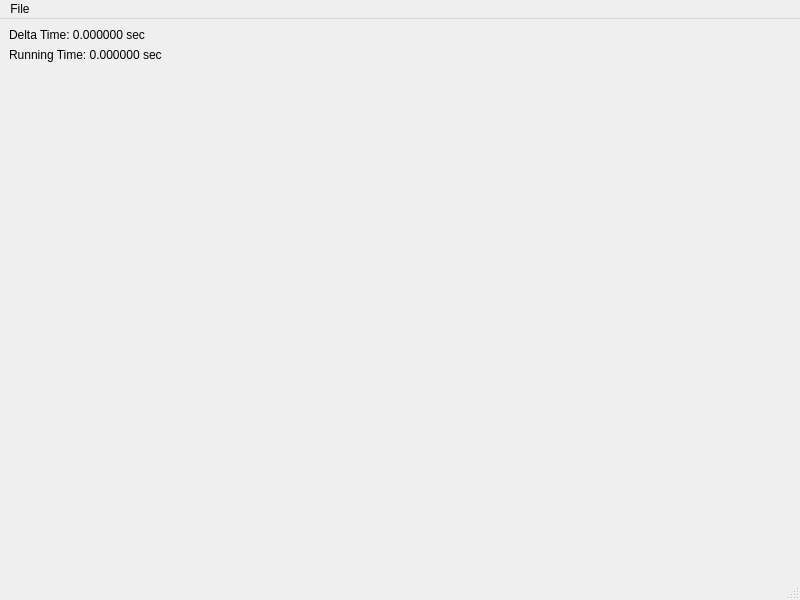
<?xml version="1.0" encoding="UTF-8"?>
<ui version="4.0">
 <class>MainWindow</class>
 <widget class="QMainWindow" name="MainWindow">
  <property name="geometry">
   <rect>
    <x>0</x>
    <y>0</y>
    <width>800</width>
    <height>600</height>
   </rect>
  </property>
  <property name="windowTitle">
   <string>MainWindow</string>
  </property>
  <widget class="QWidget" name="centralwidget">
   <layout class="QGridLayout" name="gridLayout_2">
    <item row="0" column="0">
     <layout class="QGridLayout" name="gridLayout">
      <item row="0" column="0">
       <widget class="QLabel" name="labelDeltaTime">
        <property name="text">
         <string>Delta Time: 0.000000 sec</string>
        </property>
       </widget>
      </item>
      <item row="1" column="0">
       <widget class="QLabel" name="labelRunningTime">
        <property name="text">
         <string>Running Time: 0.000000 sec</string>
        </property>
       </widget>
      </item>
      <item row="2" column="0">
       <spacer name="verticalSpacer">
        <property name="orientation">
         <enum>Qt::Vertical</enum>
        </property>
        <property name="sizeHint" stdset="0">
         <size>
          <width>20</width>
          <height>40</height>
         </size>
        </property>
       </spacer>
      </item>
     </layout>
    </item>
   </layout>
  </widget>
  <widget class="QMenuBar" name="menubar">
   <property name="geometry">
    <rect>
     <x>0</x>
     <y>0</y>
     <width>800</width>
     <height>26</height>
    </rect>
   </property>
   <widget class="QMenu" name="menuFile">
    <property name="title">
     <string>File</string>
    </property>
    <addaction name="actionAbout"/>
   </widget>
   <addaction name="menuFile"/>
  </widget>
  <widget class="QStatusBar" name="statusbar"/>
  <action name="actionAbout">
   <property name="text">
    <string>About</string>
   </property>
  </action>
 </widget>
 <resources/>
 <connections/>
</ui>
